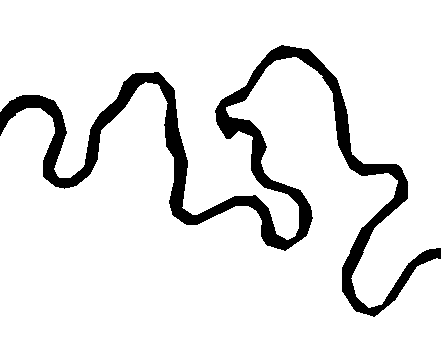
%> input picture Image Processing (MATLAB)/590-hw2/Congaree.png, 441 x 342 px
$ octave untitled.m   (GNU Octave 9; MATLAB toolbox functions it lacks are replaced by stand-ins)
%> lines starting %> are read from the running program, lines starting %| are printed output that depends on the picture; in (x1, y1, x2, y2) boxes, pixels count from 0 and x2, y2 are one past the last pixel; in counts of white or black regions, pixels touching at a corner belong together; the program's own positions count from 1
BW = imread("Congaree.png");
%> BW is the input picture: size 342x441 uint8; min 0, max 255, mean 230
subplot(2, 2, 1);
imshow(BW, []);
title('Original Image');

gray = BW;
level = graythresh(gray);
%> level = 0.431
binaryImage = im2bw(gray, level);
%> binaryImage: size 342x441 logical; 90.2% white; 1 black region, box (x1, y1, x2, y2) and area: (0, 45, 441, 317) 14802

BWS = bwmorph(binaryImage,'skel',Inf);
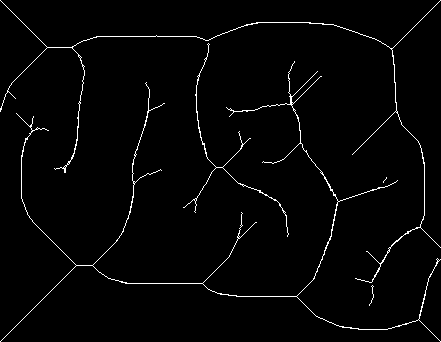
%> BWS: size 342x441 logical; 2.1% white in thin lines or dots
subplot(2,2,2)
imshow(BWS)
title('Skeleton');
axis on;

subplot(2, 2, 3);
imshow(BW, []);
title('Image with Axis');
axis on;

subplot(2, 2, 4);
imshow(BW, []);
title('Boundaries with Axis');
axis on;

boundaries = bwboundaries(binaryImage);
%> boundaries = 2 boundaries; box (x1, y1, x2, y2) and points: (0, 0, 441, 308) 2011, (0, 57, 441, 342) 1934
numberOfBoundaries = size(boundaries, 2);
%> numberOfBoundaries = 1
for Idx = 1 : numberOfBoundaries
	thisBoundary = boundaries{Idx};
	x = thisBoundary(:, 2);
	y = thisBoundary(:, 1);

	maxDistance = -inf;
	for k = 1 : length(x)
		distances = sqrt( (x(k) - x) .^ 2 + (y(k) - y) .^ 2 );
		[thisMaxDistance, indexOfMaxDistance] = max(distances);
		if thisMaxDistance > maxDistance
			maxDistance = thisMaxDistance;
			index1 = k;
			index2 = indexOfMaxDistance;
		end
	end

	subplot(2, 2, 3);
	line([x(index1), x(index2)], [y(index1), y(index2)], 'Color', 'r', 'LineWidth', 3);
	line([cx(firstIndex), cx(lastIndex)], [cy(firstIndex), cy(lastIndex)], 'Color', 'm', 'LineWidth', 3);

    subplot(2, 2, 4);
    plot(x, y, 'y-', 'LineWidth', 3);
	line([x(index1), x(index2)], [y(index1), y(index2)], 'Color', 'r', 'LineWidth', 3);
	line([cx(firstIndex), cx(lastIndex)], [cy(firstIndex), cy(lastIndex)], 'Color', 'm', 'LineWidth', 3);

end
%> this loop made 1 pass
%> pass 1, `line([cx(firstIndex), cx(lastIndex)], [cy(firstIndex), cy(lastIndex)],..`:
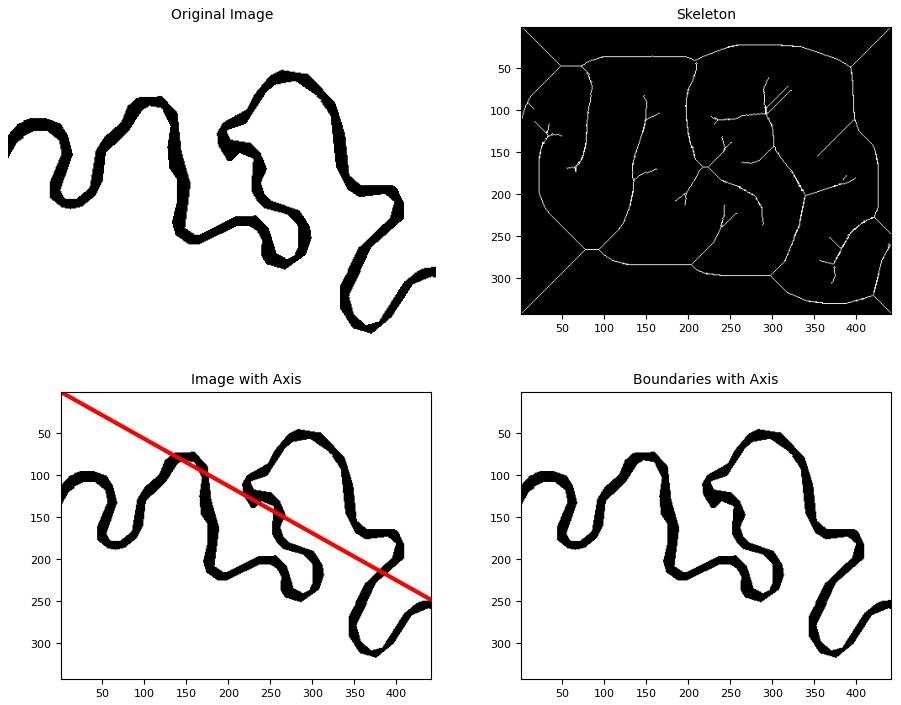
%> figure redrawn from the program's plot data, 4 panels
%> pass 1, `line([cx(firstIndex), cx(lastIndex)], [cy(firstIndex), cy(lastIndex)],..`:
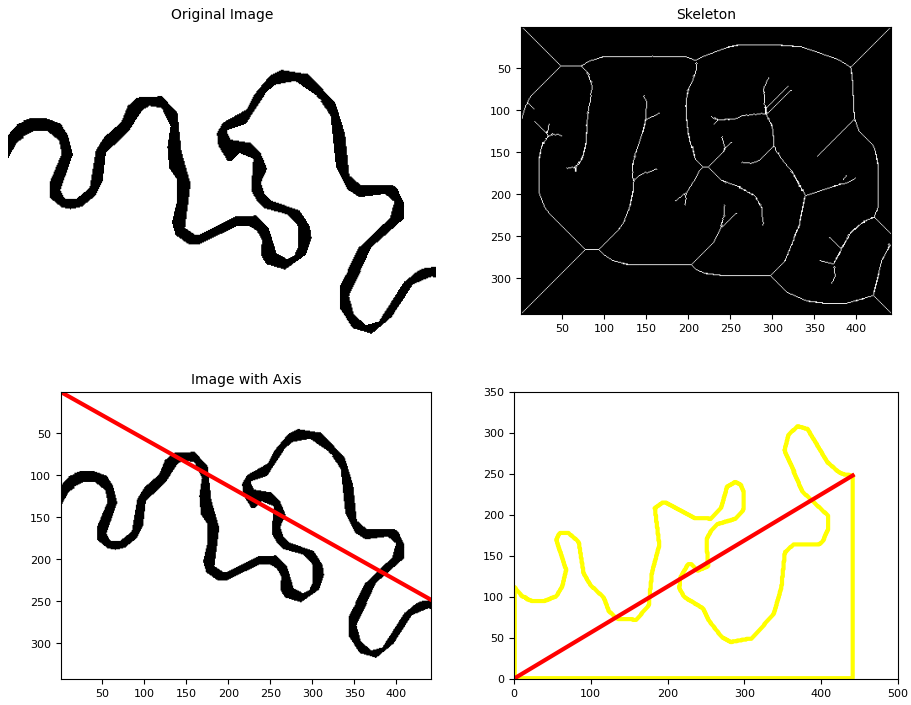
%> figure redrawn from the program's plot data, 4 panels
%> after the loop, index1 = 1; index2 = 688

$ run again, with Image Processing (MATLAB)/590-hw2/HandBW.png copied over Image Processing (MATLAB)/590-hw2/Congaree.png
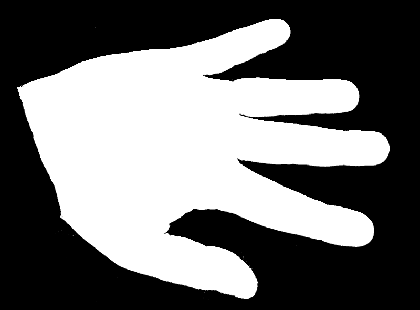
%> input picture Image Processing (MATLAB)/590-hw2/HandBW.png, 420 x 310 px, shrunk from 800 x 590 before the run
%> BW is the input picture: size 310x420 uint8; min 0, max 255, mean 112.6
%> level = 0.498
%> binaryImage: size 310x420 logical; 44.1% white; 1 white region, box (x1, y1, x2, y2) and area: (17, 19, 390, 299) 57469
%> `BWS = bwmorph(binaryImage,'skel',Inf);`:
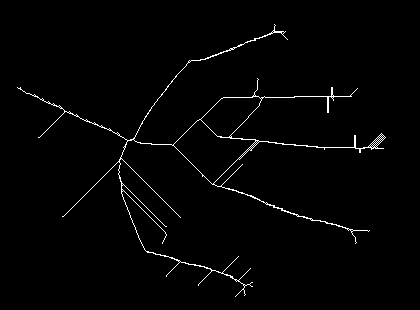
%> BWS: size 310x420 logical; 1.5% white in thin lines or dots, all inside (x1, y1, x2, y2) = (17, 24, 386, 297)
%> boundaries = 4 boundaries; box (x1, y1, x2, y2) and points: (17, 19, 390, 299) 1768, (239, 114, 248, 117) 17, (164, 233, 165, 234) 2, (237, 158, 238, 159) 2
%> numberOfBoundaries = 1
%> the loop `for Idx = 1 : numberOfBoundaries` made 1 pass
%> pass 1, `line([cx(firstIndex), cx(lastIndex)], [cy(firstIndex), cy(lastIndex)],..`:
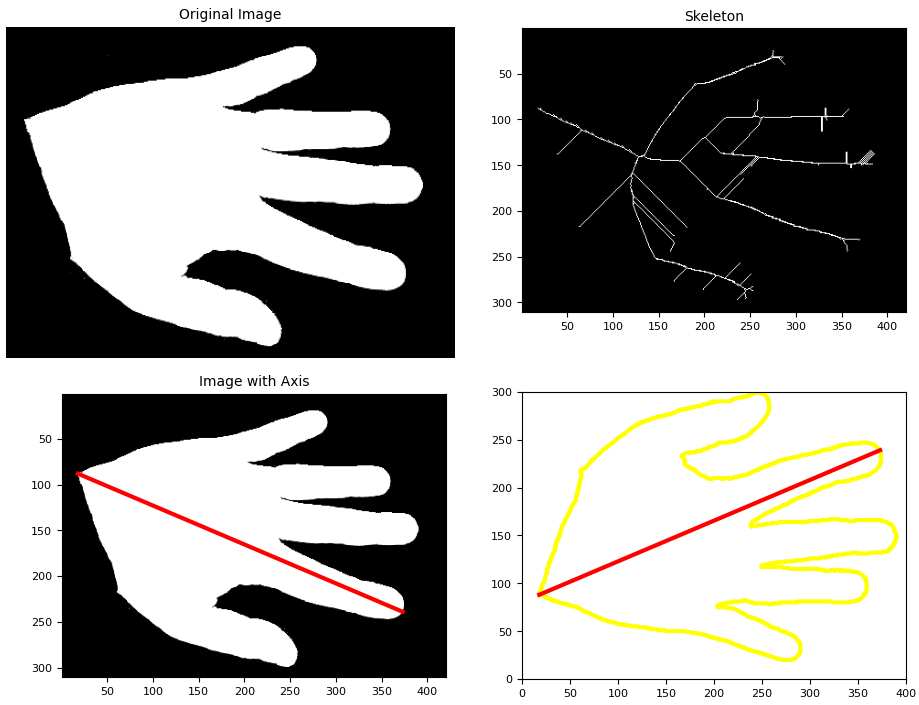
%> figure redrawn from the program's plot data, 4 panels
%> after the loop `for Idx = 1 : numberOfBoundaries`: index2 = 1116
